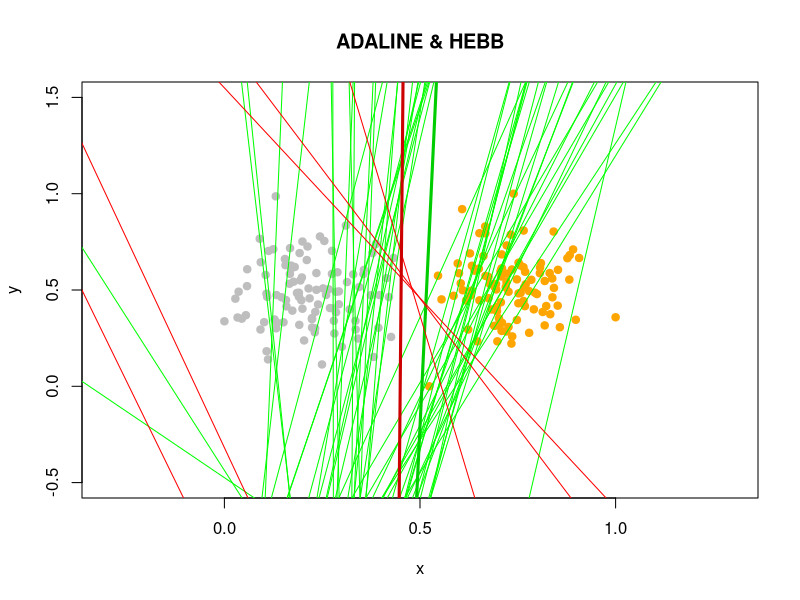
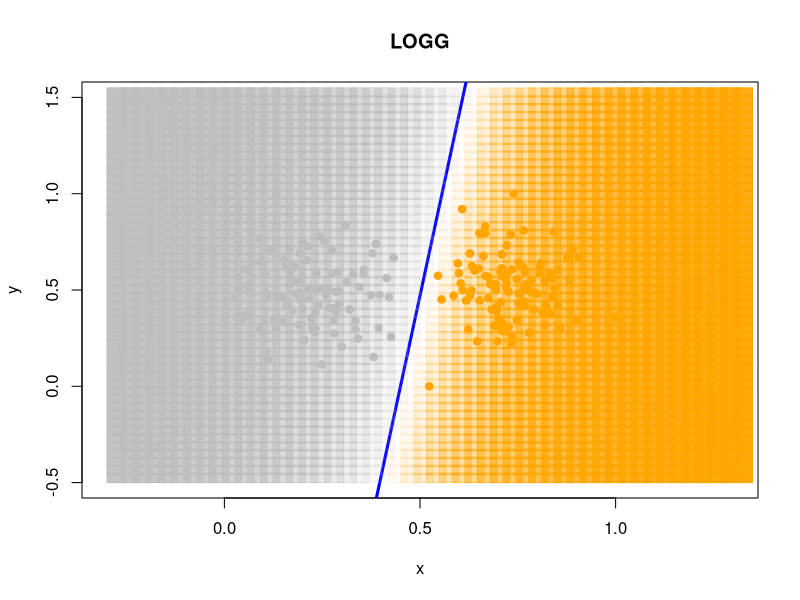

Reproduce these figures in R, in order.
library("MASS")
library(plotrix)

normali <- function(xl) {     
	n <- dim(xl)[2]
	for(i in 1:n)      
	{
		min <- min(xl[,i])
		max <- max(xl[,i])         
		xl[, i] <- (xl[, i] - min)/(max-min)
	} 
    
    return(xl) 
} 

loss_ada <- function(xi, yi, w) {
	mi <-sum(w*xi) * yi
	l <- (mi - 1)^2
	return(l)
}

# дельта правило обновления для ADALINE
upd_ada <- function(xi, yi, w, eta) {
	wx <- sum(w * xi)
	ld <- (wx - yi) * xi
	W <- w - eta * ld
	return(W)
}

# Кусочно-линейную функцию потерь для Хебба
loss_hab <- function(xi, yi, w) {
	mi <- sum(w * xi) * yi
	return (max(-mi, 0))
}

# правило Хебба для весов
upd_hab <- function(xi, yi, w, eta) {
	W <- w + eta * yi * xi
	return(W)
}
sigmoid <- function(z) {
    return(1 / (1 + exp(-z)))
}

loss_Log <- function(xi, yi, w) {
     mi <- c(crossprod(w, xi)) * yi
     l <- log2(1+exp(-mi))
     return(l) 
} 
upd_Log <- function(xi, yi, w, eta) {
     W <- w+eta*xi*yi*sigmoid(-sum(w*xi)*yi)
     return(W)

}  
sg <- function(xl,loss,upd,coll, eta = 1, lambda = 1/6, eps = 1e-5) {     
	l <- dim(xl)[1]     
	n <- dim(xl)[2] - 1        
	w <- rep(0.5, n)     
	iterCount <- 0
	        
	## initialize Q     
	Q <- 0     
	
	for (i in 1:l)     
	{         
		## calculate the scalar product <w,x>         
		xi <- xl[i, 1:n]
		yi <- xl[i, n + 1] 
		          
		Q <- Q + loss(xi, yi, w)        
	}  
	  
	iterCount <- 0    
	repeat     
	{         
		if (iterCount > 1000) {
      		
      		break
    		}
    
		## calculate the margins for all objects of the training sample         
		margins <- array(dim = l)           
		for (i in 1:l){         
			xi <- xl[i, 1:n]             
			yi <- xl[i, n + 1]                          
			margins[i] <-  crossprod(w , xi) * yi          
		}  
		            
		## select the error objects         
		errorIndexes <- which(margins <= 0)              
		if (length(errorIndexes) > 0)         
		{             
			# select the random index from the errors             
			i <- sample(errorIndexes, 1)             
			iterCount <- iterCount + 1                           
			xi <- xl[i, 1:n]             
			yi <- xl[i, n + 1]               
			           
			                      
			## calculate an error             
			ex <- loss(xi, yi, w)
	                eta <- 1 / sqrt(sum(xi * xi))
			w <- upd(xi, yi, w, eta)    
			if(coll!="unknown"){
				x <- seq(-2, 2, len = 100)
				f <- function(x) {
					return( - x*w[1]/w[2] + w[3]/w[2] )
				}
				y <- f(x)
				lines(x, y, type="l",col=coll)
			}                      
			## Calculate a new Q             
			Qprev <- Q             
			Q <- (1 - lambda) * Q + lambda * ex
			if (abs(Q - Qprev) < 1e-5) {
			      break
			} 
     
		}         
		else         
		{             
			break         
		}    
		
	}  
    return(w) 
} 


n <- 100

sigma1 <- matrix(c(2,0, 0, 2), 2, 2)
sigma2 <- matrix(c(2, 0,0, 2), 2, 2)

mu1 <- c(4, 4)
mu2 <- c(12, 4)

xy1 <- mvrnorm(n=n, mu = mu1, Sigma = sigma1)
xy2 <- mvrnorm(n=n, mu = mu2, Sigma = sigma2)
xl <- rbind(xy1,xy2)
xl <- normali(xl)
xl <- cbind(xl, rep(-1, n+n))
xl <- cbind(xl, c(rep(-1, n), rep(1, n)))


plotxmin <- min(xl[,1], xl[,1]) - 0.3
plotxmax <- max(xl[,1], xl[,1]) + 0.3
plotymin <- min(xl[,2], xl[,2]) - 0.5
plotymax <- max(xl[,2], xl[,2]) + 0.5

# Рисуем обучающую выборку
colors <- c("gray", "orange")
plot(c(), type="n", xlab = "x", ylab = "y", xlim=c(plotxmin, plotxmax), ylim = c(plotymin, plotymax), main="ADALINE & HEBB")

points(xl, pch=21, col=colors[ifelse(xl[,4] == -1, 1, 2)], bg=colors[ifelse(xl[,4] == -1, 1, 2)])
ada_res <- sg(xl, loss = loss_ada, upd=upd_ada,coll="green")
abline(a = ada_res[3] / ada_res[2], b = -ada_res[1] / ada_res[2], lwd = 3, col = "green3")

hab_res <- sg(xl, loss = loss_hab, upd=upd_hab,coll="red")
abline(a = hab_res[3] / hab_res[2], b = -hab_res[1] / hab_res[2], lwd = 3, col = "red3")


plot(c(), type="n", xlab = "x", ylab = "y", xlim=c(plotxmin, plotxmax), ylim = c(plotymin, plotymax), main="LOGG")

points(xl, pch=21, col=colors[ifelse(xl[,4] == -1, 1, 2)], bg=colors[ifelse(xl[,4] == -1, 1, 2)])
Log_res <- sg(xl, loss = loss_Log, upd=upd_Log,coll="unknown")
abline(a = Log_res[3] / Log_res[2], b = -Log_res[1] / Log_res[2], lwd = 3, col = "blue")


ver <- function(x,w){
	return(sigmoid(c(crossprod(w,x)) * (-1)) - sigmoid(c(crossprod(w,x)) * 1))
}

for (i in seq(len=50, plotxmin, plotxmax)) {
	for (j in seq(len=50, plotymin, plotymax)) {
	    p <- ver(c(i,j,-1),Log_res)
	    coll <- adjustcolor(colors[ifelse(p>0,1,2)], abs(p))
	    rect(i,j,i+0.05,j+0.05,col = coll, border = coll)
  }
}


